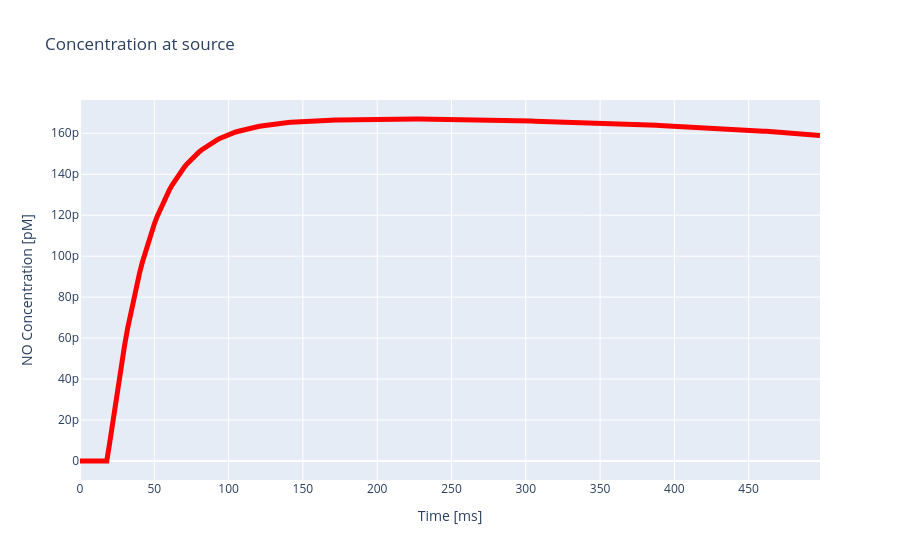

Notebook cell for this chart:
### Markdown cell above
## Plot results 
#TODO explain figures

### Code cell
fig = go.Figure(go.Scatter(x = time, y=NO_produced[:,0], name = 'overall',
                          mode = 'lines',
                          line = dict(width= 5, color= 'red')))

fig.update_xaxes(title = 'Time [ms]')
fig.update_yaxes(title = 'NO Concentration [pM]')
fig.update_layout(title_text = 'Concentration at source')

fig.show()

### Figure 1 — Plotly figure (JSON) as saved in the notebook; plotly's stock layout.template omitted (floating-point values rounded to 4 significant figures; data arrays with more than 128 entries replaced by an {"elided": "..."} marker saying what was removed)
{"data": [{"line": {"color": "red", "width": 5}, "mode": "lines", "name": "overall", "type": "scatter", "x": {"elided": "250 int values"}, "y": {"elided": "250 float values"}}], "layout": {"title": {"text": "Concentration at source"}, "xaxis": {"title": {"text": "Time [ms]"}}, "yaxis": {"title": {"text": "NO Concentration [pM]"}}}}
